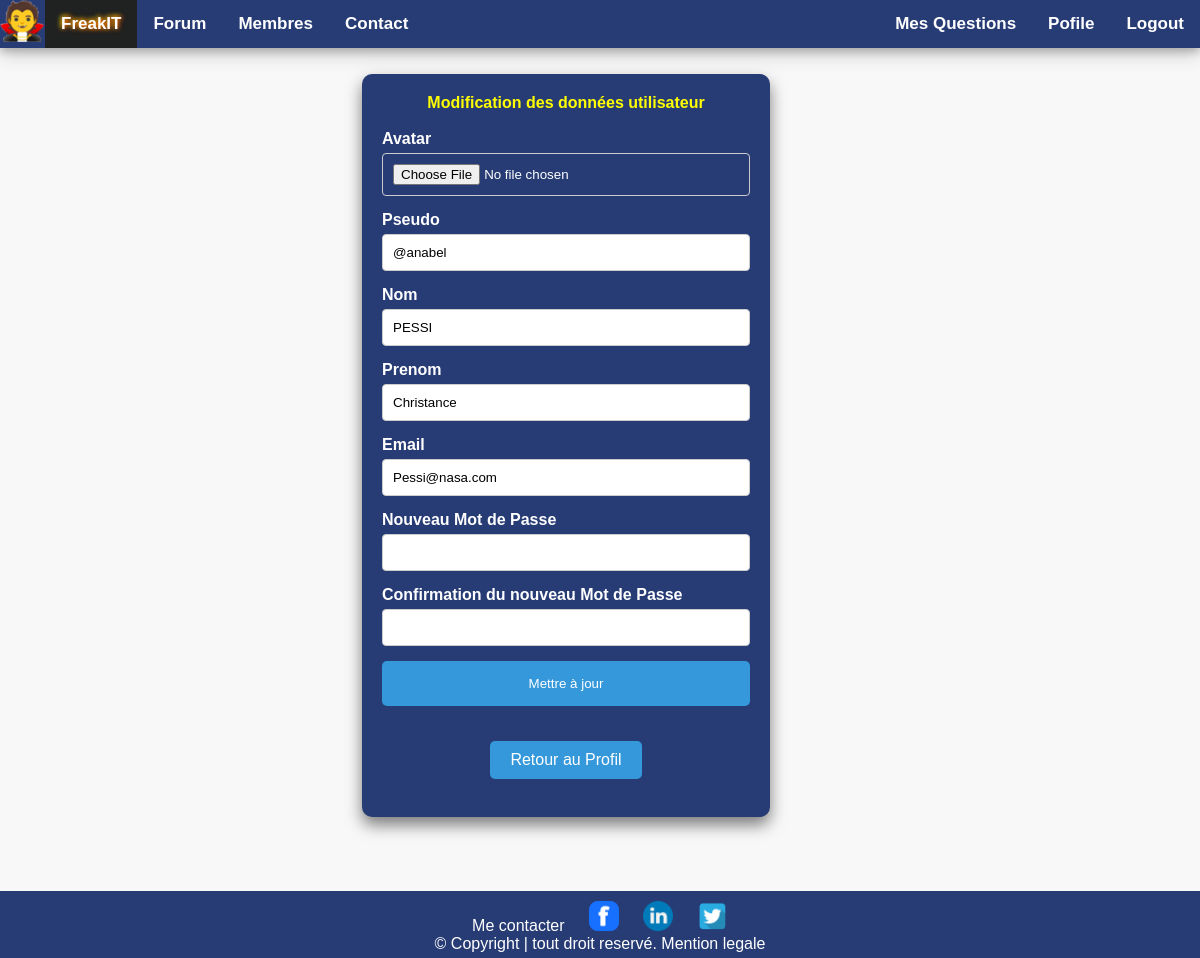
/edit-profile.php (signed in), run on the app's committed database.
### tables this page shows
CREATE TABLE IF NOT EXISTS `users` (
  `id` int NOT NULL AUTO_INCREMENT,
  `pseudo` varchar(33) NOT NULL,
  `lastname` varchar(33) NOT NULL,
  `firstname` varchar(33) NOT NULL,
  `gender` varchar(10) NOT NULL,
  `email` varchar(100) NOT NULL,
  `pwd` text NOT NULL,
  `birthday` text NOT NULL,
  `signing` varchar(250) NOT NULL,
  `role` int NOT NULL DEFAULT '0',
  `inscription_date` date NOT NULL,
  `avatar` varchar(255) NOT NULL,
  PRIMARY KEY (`id`)
);

### php/users/editprofileAction.php (called while the page is built, shortened)
<?php
require('php/database.php');
if(isset($_SESSION['id']) && !empty($_SESSION['id'])){
    $idOfUser = $_SESSION['id'];
    $checkIfUserExists = $db->prepare('SELECT * FROM users WHERE id =?');
    $checkIfUserExists->execute(array($idOfUser));
    $userInfos = $checkIfUserExists->fetch();
}
?>

### edit-profile.php (the view, shortened to what this page needs)
<?php
require('php/users/editprofileAction.php');
?>
<!DOCTYPE html>
<html lang="en">
<?php include 'include/head.php'; ?>
<body>
    <?php include 'include/navbar.php'; ?>
    <br/><br/><br/>
        <div class="container-edit-profil">
                    <div class="card-edit-profil">
                        <p class="title-editer-profil">Modification des données utilisateur</p>
                        <br/>
                        <form action="" method="POST" enctype="multipart/form-data">
                            <label for="">Avatar </label>
                            <input type="file" name="avatar" placeholder="Ajouter un avatar"/><br/>
                            <label for="">Pseudo </label>
                            <input type="text" name="newpseudo" value="<?= $userInfos['pseudo']?>" placeholder="Pseudo"/><br/>
                            <label for="">Nom </label>
                            <input type="text" name="newlastname" value="<?= $userInfos['lastname']?>" placeholder="Nom"/><br/>
                            <label for="">Prenom </label>
                            <input type="text" name="newfirstname" value="<?= $userInfos['firstname']?>" placeholder="Prenom"/><br/>
                            <label for="">Email </label>
                            <input type="text" name="newemail" value="<?= $userInfos['email']?>" placeholder="Email"/><br/>
                            <label for="">Nouveau Mot de Passe </label>
                            <input type="password" name="newpwd1" placeholder=""/><br/>
                            <label for="">Confirmation du nouveau Mot de Passe </label>
                            <input type="password" name="newpwd2" placeholder=""/><br/>
                            <input type="submit" value="Mettre à jour"/><br/>
                        </form>
                        <a href="profile.php?id=<?=$idOfUser?>">Retour au Profil</a>
                            <br/><br/>
                        </div>
                    <br/>
        </div>
         <br/><br/>
    <?php include 'bottom.php'; ?>
</body>
</html>

### css/navbar.css (style rules this page uses)
* { box-sizing: border-box; }
body { margin: 0; font-family: Arial, Helvetica, sans-serif; }

### css/style.css (style rules this page uses)
body { font-family: Arial, sans-serif; margin: 0; padding: 0; justify-content: center; align-items: center; background-color: #f5f5f5; }

### css/search.css (style rules this page uses)
::placeholder { color: gainsboro; }

### css/profile.css (style rules this page uses)
body { font-family: 'Arial', sans-serif; margin: 0; padding: 0; background-color: #f4f4f4; }

### css/editerprofile.css (style rules this page uses)
body { font-family: 'Arial', sans-serif; margin: 0; padding: 0; background-color: #f4f4f4; }
.container-edit-profil { width: 60%; margin: 0 auto; padding: 20px; text-align: center; }
.card-edit-profil { background-color: #fff; box-shadow: 0 0 10px rgba(0, 0, 0, 0.1); padding: 20px; border-radius: 10px; background-color: #273c75; width: 60%; box-shadow: 0 8px 16px 0 rgba(0, 0, 0, 0.5); transition: 0.3s; color: white; margin-left: 15%; }
.card-edit-profil p { font-weight: bold; text-align: center; }
.card-edit-profil label { display: block; margin-bottom: 5px; font-weight: bold; text-align: left; }
.card-edit-profil input, .card-edit-profil select { width: 100%; padding: 10px; margin-bottom: 15px; border: 1px solid #ccc; border-radius: 4px; box-sizing: border-box; }
.card-edit-profil input[type="submit"] { background-color: #3498db; color: #fff; border: none; padding: 15px 20px; border-radius: 5px; cursor: pointer; }
.card-edit-profil a { display: inline-block; padding: 10px 20px; background-color: #3498db; color: #fff; text-decoration: none; border-radius: 5px; margin-top: 20px; }
.title-editer-profil { font-weight: bold; color: yellow; text-align: center; }

### css/article.css (style rules this page uses)
body { font-family: 'Arial', sans-serif; margin: 0; padding: 0; background-color: #f4f4f4; }

### css/administrateur.css (style rules this page uses)
* { margin: 0; padding: 0; box-sizing: border-box; }
body { font-family: 'Arial', sans-serif; background-color: #f8f8f8; }

### data on the page
users: newpseudo "@anabel", newlastname "PESSI", newfirstname "Christance", newemail "Pessi@nasa.com"
